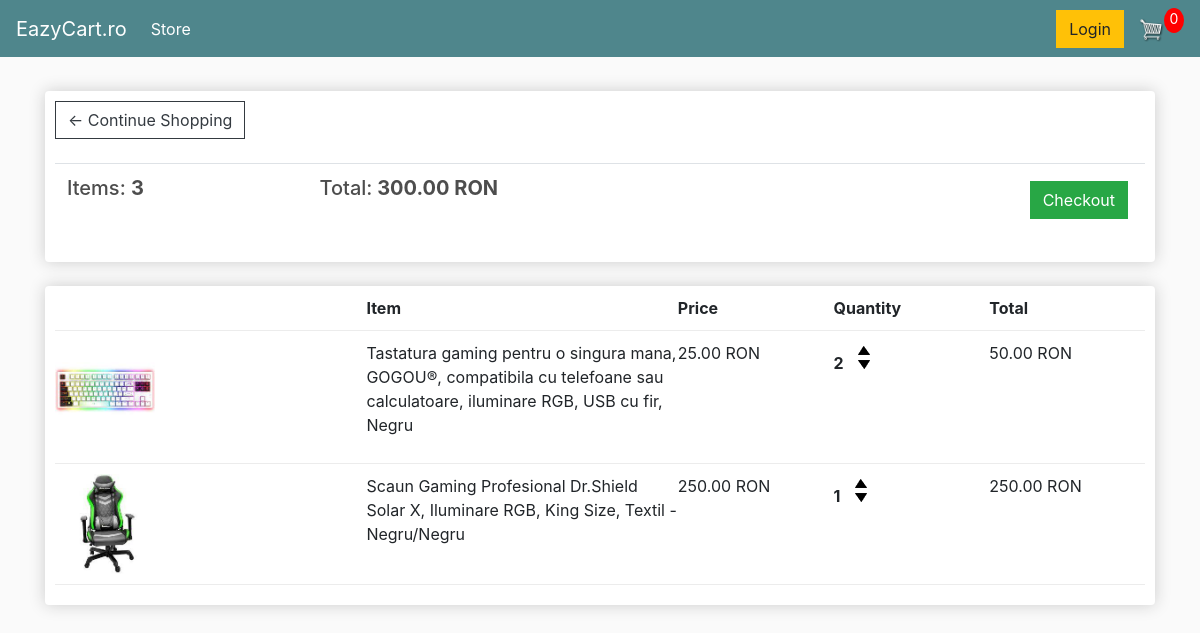
The app's page /cart/ (signed in) with its own data.
### store/models.py (models this page shows, shortened)
class Order(models.Model):
    customer       = models.ForeignKey(Customer, on_delete=models.SET_NULL, null=True, blank=True)
    date_ordered   = models.DateTimeField(auto_now_add=True)
    complete       = models.BooleanField(default=False)
    transaction_id = models.CharField(max_length=200, null=True)
    @property
    def get_cart_total(self):
        orderitems=self.orderitem_set.all()
        total = sum([item.get_total for item in orderitems])
        return total
    @property
    def get_cart_items(self):
        orderitems=self.orderitem_set.all()
        total = sum([item.quantity for item in orderitems])
        return total

class OrderItem(models.Model):
    order     = models.ForeignKey(Order, on_delete=models.SET_NULL, null=True)
    product   = models.ForeignKey(Product, on_delete=models.SET_NULL, null=True)
    quantity  = models.IntegerField(default=0, null=True, blank=True)
    date_aded = models.DateTimeField(auto_now_add=True)
    @property
    def get_total(self):
        total=self.product.price * self.quantity
        return total

class Product(models.Model):
    name    = models.CharField(max_length=200)
    price   = models.FloatField()
    digital = models.BooleanField(default=False, null=True, blank=True)
    image=models.ImageField(null=True, blank=True)
    @property
    def imageURL(self):
        try :
            url=self.image.url
        except:
            url = ''
        return url

### store/views.py (the view)
# urls.py: path('cart/', views.cart, name="cart"),
def cart(request):
	if request.user.is_authenticated:
		customer=request.user.customer
		order, created= Order.objects.get_or_create(customer=customer, complete=False)
		items=order.orderitem_set.all()
	else:
		items=[]
		order={'get_cart_total':0,'get_cart_items':0}
	context = {'order': order, 'items': items}
	return render(request, 'store/cart.html', context)

### store/Templates/store/Cart.html
{% extends 'store/main.html' %}
{% load static %}
{% block content %}
    <div class="row">
        <div class="col-lg-12">
            <div class="box-element">
                <a class="btn btn-outline-dark" href="{% url 'store' %}">&#x2190; Continue Shopping</a>
                <br>
                <br>
                <table class="table">
                    <tr>
                        <th><h5>Items: <strong>{{ order.get_cart_items }}</strong></h5></th>
                        <th><h5>Total:<strong> {{ order.get_cart_total|floatformat:2 }} RON</strong></h5></th>
                        <th>
                            <a style="float:right; margin:5px;" class="btn btn-success" href="{% url 'checkout' %}">Checkout</a>
                        </th>
                    </tr>
                </table>
            </div>
            <br>
            <div class="box-element">
                <div class="cart-row">
                    <div style="flex:2"></div>
                    <div style="flex:2"><strong>Item</strong></div>
                    <div style="flex:1"><strong>Price</strong></div>
                    <div style="flex:1"><strong>Quantity</strong></div>
                    <div style="flex:1"><strong>Total</strong></div>
                </div>
                {% for item in items %}
                    {% with product=item.product %}
                        <div class="cart-row">
                            <div style="flex:2"><img class="row-image" src="{{ product.imageURL }}"></div>
                            <div style="flex:2"><p>{{ product.name }}</p></div>
                            <div style="flex:1"><p>{{ product.price|floatformat:2 }} RON</p></div>
                            <div style="flex:1">
                                <p class="quantity">{{ item.quantity }}</p>
                                <div class="quantity">
                                    <img class="chg-quantity" src="{% static 'images/arrow-up.png' %}">
                                    <img class="chg-quantity" src="{% static 'images/arrow-down.png' %}">
                                </div>
                            </div>
                            <div style="flex:1"><p>{{ item.get_total|floatformat:2 }} RON</p></div>
                        </div>
                    {% endwith %}
                {% endfor %}
            </div>
        </div>
    </div>
{% endblock content %}

### store/Templates/store/Main.html (shortened to what this page needs)
<!DOCTYPE html>
{% load static %}
<html>
<head>
	<link rel="stylesheet" href="https://stackpath.bootstrapcdn.com/bootstrap/4.4.1/css/bootstrap.min.css">
	<link rel="stylesheet" type="text/css" href="{% static 'css/main.css' %}">
</head>
<body>
	<nav class="navbar navbar-expand-lg navbar-dark bg-dark">
	  <a class="navbar-brand" href="{% url 'store' %}">EazyCart.ro</a>
	  <div class="collapse navbar-collapse" id="navbarSupportedContent">
	    <ul class="navbar-nav mr-auto">
	      <li class="nav-item active">
	        <a class="nav-link" href="{% url 'store' %}">Store <span class="sr-only">(current)</span></a>
	      </li>
	    </ul>
	    <div class="form-inline my-2 my-lg-0">
	     	<a href="#"class="btn btn-warning">Login</a>
	     	<a href="{% url 'cart' %}">
	    		<img  id="cart-icon" src="{% static 'images/cart.png' %}">
	    	</a>
	    	<p id="cart-total">0</p>
	    </div>
	  </div>
	</nav>
     <div class="container">
            <br>
            {% block content %}
            {% endblock content %}
         </div>
</body>
</html>

### static/css/main.css (style rules this page uses)
body { background-color: hsl(0, 0%, 98%); }
h1,h2,h3,h4,h5,h6 { color:hsl(0, 0%, 30%); }
.box-element { box-shadow:hsl(0, 0%, 80%) 0 0 16px; background-color: #fff; border-radius: 4px; padding: 10px; }
.bg-dark { background-color: #4f868c!important; }
#cart-icon { width:25px; display: inline-block; margin-left: 15px; }
#cart-total { display: block; text-align: center; color:#fff; background-color: red; width: 20px; height: 25px; border-radius: 50%; font-size: 14px; }
.col-lg-4, .col-lg-6, .col-lg-8, .col-lg-12 { margin-top: 10px; }
.btn { border-radius: 0; }
.row-image { width: 100px; }
.cart-row { display: flex; align-items: flex-stretch; padding-bottom: 10px; margin-bottom: 10px; border-bottom: 1px solid #ececec; }
.quantity { display: inline-block; font-weight: 700; padding-right:10px; }
.chg-quantity { width: 12px; cursor: pointer; display: block; margin-top: 5px; transition:.1s; }

### records on screen
Order: get_cart_items "3", get_cart_total "300.00"
OrderItem: product.imageURL (picture), product.name "Tastatura gaming pentru o singura mana, GOGOU®, compatibila cu telefoane sau calculatoare, iluminare RGB, USB cu fir, Negru", product.price "25.00", quantity "2", get_total "50.00"
OrderItem: product.imageURL (picture), product.name "Scaun Gaming Profesional Dr.Shield Solar X, Iluminare RGB, King Size, Textil - Negru/Negru", product.price "250.00", quantity "1", get_total "250.00"
